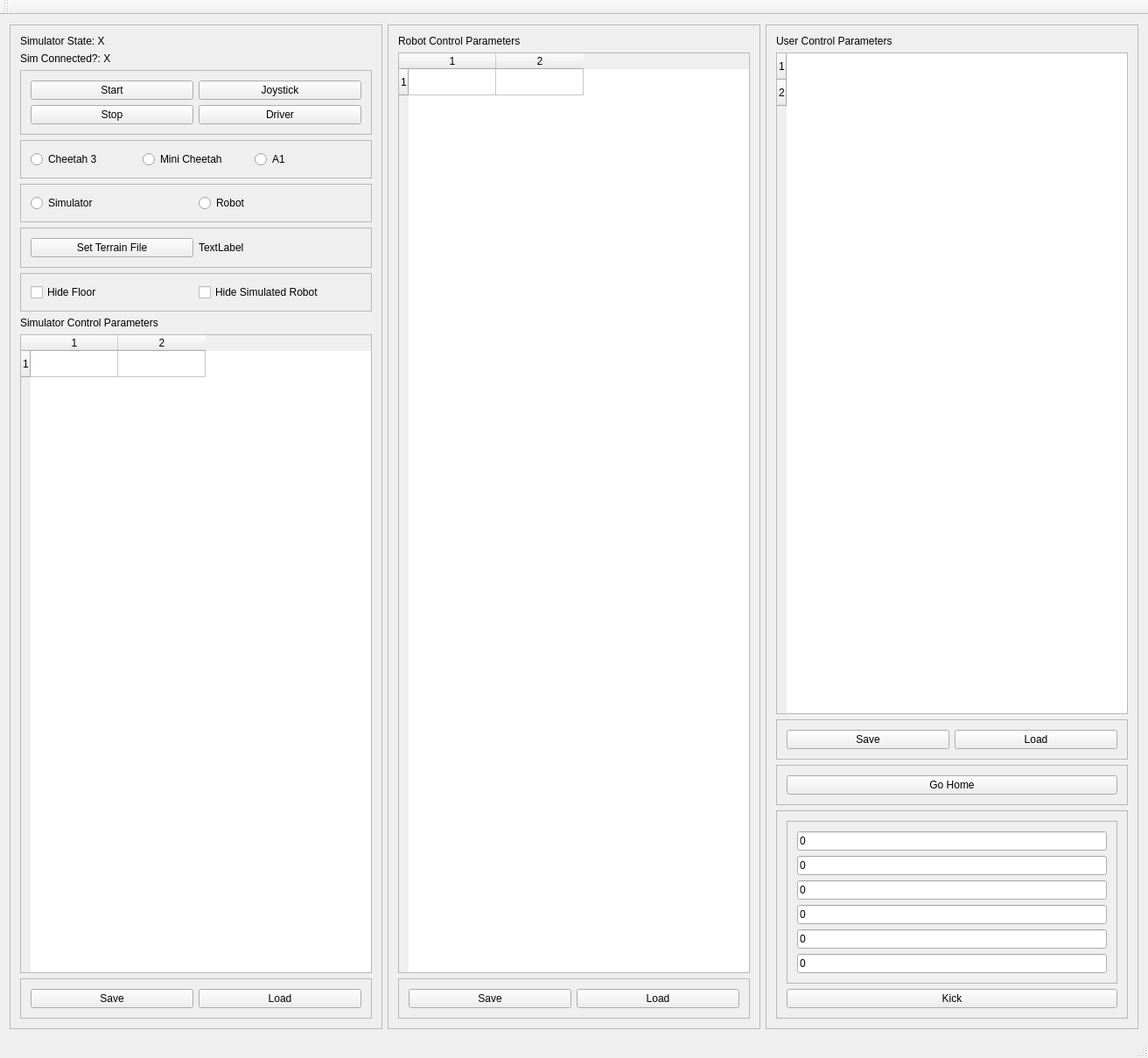
<?xml version="1.0" encoding="UTF-8"?>
<ui version="4.0">
 <class>SimControlPanel</class>
 <widget class="QMainWindow" name="SimControlPanel">
  <property name="geometry">
   <rect>
    <x>0</x>
    <y>0</y>
    <width>1312</width>
    <height>1209</height>
   </rect>
  </property>
  <property name="windowTitle">
   <string>SimControlPanel</string>
  </property>
  <widget class="QWidget" name="centralWidget">
   <layout class="QHBoxLayout" name="horizontalLayout_3">
    <item>
     <widget class="QFrame" name="frame_2">
      <property name="frameShape">
       <enum>QFrame::StyledPanel</enum>
      </property>
      <property name="frameShadow">
       <enum>QFrame::Raised</enum>
      </property>
      <layout class="QVBoxLayout" name="verticalLayout">
       <item>
        <widget class="QLabel" name="simulatorStateLabel">
         <property name="text">
          <string>Simulator State: X</string>
         </property>
        </widget>
       </item>
       <item>
        <widget class="QLabel" name="simulatorConnectedLabel">
         <property name="text">
          <string>Sim Connected?: X</string>
         </property>
        </widget>
       </item>
       <item>
        <widget class="QFrame" name="frame">
         <property name="frameShape">
          <enum>QFrame::StyledPanel</enum>
         </property>
         <property name="frameShadow">
          <enum>QFrame::Raised</enum>
         </property>
         <layout class="QGridLayout" name="gridLayout">
          <item row="0" column="0">
           <widget class="QPushButton" name="startButton">
            <property name="text">
             <string>Start</string>
            </property>
           </widget>
          </item>
          <item row="1" column="1">
           <widget class="QPushButton" name="driverButton">
            <property name="text">
             <string>Driver</string>
            </property>
           </widget>
          </item>
          <item row="0" column="1">
           <widget class="QPushButton" name="joystickButton">
            <property name="text">
             <string>Joystick</string>
            </property>
           </widget>
          </item>
          <item row="1" column="0">
           <widget class="QPushButton" name="stopButton">
            <property name="text">
             <string>Stop</string>
            </property>
           </widget>
          </item>
         </layout>
        </widget>
       </item>
       <item>
        <widget class="QFrame" name="frame_9">
         <property name="frameShape">
          <enum>QFrame::StyledPanel</enum>
         </property>
         <property name="frameShadow">
          <enum>QFrame::Raised</enum>
         </property>
         <layout class="QHBoxLayout" name="horizontalLayout_2">
          <item>
           <widget class="QRadioButton" name="cheetah3Button">
            <property name="text">
             <string>Cheetah 3</string>
            </property>
           </widget>
          </item>
          <item>
           <widget class="QRadioButton" name="miniCheetahButton">
            <property name="text">
             <string>Mini Cheetah</string>
            </property>
           </widget>
          </item>
          <item>
           <widget class="QRadioButton" name="A1Button">
            <property name="text">
             <string>A1</string>
            </property>
           </widget>
          </item>
         </layout>
        </widget>
       </item>
       <item>
        <widget class="QFrame" name="frame_10">
         <property name="frameShape">
          <enum>QFrame::StyledPanel</enum>
         </property>
         <property name="frameShadow">
          <enum>QFrame::Raised</enum>
         </property>
         <layout class="QHBoxLayout" name="horizontalLayout">
          <item>
           <widget class="QRadioButton" name="simulatorButton">
            <property name="text">
             <string>Simulator</string>
            </property>
           </widget>
          </item>
          <item>
           <widget class="QRadioButton" name="robotButton">
            <property name="text">
             <string>Robot</string>
            </property>
           </widget>
          </item>
         </layout>
        </widget>
       </item>
       <item>
        <widget class="QFrame" name="frame_13">
         <property name="frameShape">
          <enum>QFrame::StyledPanel</enum>
         </property>
         <property name="frameShadow">
          <enum>QFrame::Raised</enum>
         </property>
         <layout class="QHBoxLayout" name="horizontalLayout_4">
          <item>
           <widget class="QPushButton" name="setTerrainButton">
            <property name="text">
             <string>Set Terrain File</string>
            </property>
           </widget>
          </item>
          <item>
           <widget class="QLabel" name="terrainFileLabel">
            <property name="text">
             <string>TextLabel</string>
            </property>
           </widget>
          </item>
         </layout>
        </widget>
       </item>
       <item>
        <widget class="QFrame" name="frame_14">
         <property name="frameShape">
          <enum>QFrame::StyledPanel</enum>
         </property>
         <property name="frameShadow">
          <enum>QFrame::Raised</enum>
         </property>
         <layout class="QHBoxLayout" name="horizontalLayout_5">
          <item>
           <widget class="QCheckBox" name="hide_floor_checkbox">
            <property name="text">
             <string>Hide Floor</string>
            </property>
           </widget>
          </item>
          <item>
           <widget class="QCheckBox" name="hide_robot_checkbox">
            <property name="text">
             <string>Hide Simulated Robot</string>
            </property>
           </widget>
          </item>
         </layout>
        </widget>
       </item>
       <item>
        <widget class="QLabel" name="label">
         <property name="text">
          <string>Simulator Control Parameters</string>
         </property>
        </widget>
       </item>
       <item>
        <widget class="QTableWidget" name="simulatorTable">
         <property name="rowCount">
          <number>1</number>
         </property>
         <property name="columnCount">
          <number>2</number>
         </property>
         <row/>
         <column/>
         <column/>
        </widget>
       </item>
       <item>
        <widget class="QFrame" name="frame_6">
         <property name="frameShape">
          <enum>QFrame::StyledPanel</enum>
         </property>
         <property name="frameShadow">
          <enum>QFrame::Raised</enum>
         </property>
         <layout class="QGridLayout" name="gridLayout_3">
          <item row="0" column="1">
           <widget class="QPushButton" name="loadSimulatorButton">
            <property name="text">
             <string>Load</string>
            </property>
           </widget>
          </item>
          <item row="0" column="0">
           <widget class="QPushButton" name="saveSimulatorButton">
            <property name="text">
             <string>Save</string>
            </property>
           </widget>
          </item>
         </layout>
        </widget>
       </item>
      </layout>
     </widget>
    </item>
    <item>
     <widget class="QFrame" name="frame_5">
      <property name="frameShape">
       <enum>QFrame::StyledPanel</enum>
      </property>
      <property name="frameShadow">
       <enum>QFrame::Raised</enum>
      </property>
      <layout class="QVBoxLayout" name="verticalLayout_3">
       <item>
        <widget class="QLabel" name="label_2">
         <property name="text">
          <string>Robot Control Parameters</string>
         </property>
        </widget>
       </item>
       <item>
        <widget class="QTableWidget" name="robotTable">
         <property name="rowCount">
          <number>1</number>
         </property>
         <property name="columnCount">
          <number>2</number>
         </property>
         <row/>
         <column/>
         <column/>
        </widget>
       </item>
       <item>
        <widget class="QFrame" name="frame_4">
         <property name="frameShape">
          <enum>QFrame::StyledPanel</enum>
         </property>
         <property name="frameShadow">
          <enum>QFrame::Raised</enum>
         </property>
         <layout class="QGridLayout" name="gridLayout_2">
          <item row="0" column="1">
           <widget class="QPushButton" name="loadRobotButton">
            <property name="text">
             <string>Load</string>
            </property>
           </widget>
          </item>
          <item row="0" column="0">
           <widget class="QPushButton" name="saveRobotButton">
            <property name="text">
             <string>Save</string>
            </property>
           </widget>
          </item>
         </layout>
        </widget>
       </item>
      </layout>
     </widget>
    </item>
    <item>
     <widget class="QFrame" name="frame_3">
      <property name="frameShape">
       <enum>QFrame::StyledPanel</enum>
      </property>
      <property name="frameShadow">
       <enum>QFrame::Raised</enum>
      </property>
      <layout class="QVBoxLayout" name="verticalLayout_2">
       <item>
        <widget class="QLabel" name="label_3">
         <property name="text">
          <string>User Control Parameters</string>
         </property>
        </widget>
       </item>
       <item>
        <widget class="QTableWidget" name="userControlTable">
         <property name="rowCount">
          <number>2</number>
         </property>
         <property name="columnCount">
          <number>0</number>
         </property>
         <row/>
         <row/>
        </widget>
       </item>
       <item>
        <widget class="QFrame" name="frame_7">
         <property name="frameShape">
          <enum>QFrame::StyledPanel</enum>
         </property>
         <property name="frameShadow">
          <enum>QFrame::Raised</enum>
         </property>
         <layout class="QGridLayout" name="gridLayout_4">
          <item row="0" column="1">
           <widget class="QPushButton" name="loadUserButton">
            <property name="text">
             <string>Load</string>
            </property>
           </widget>
          </item>
          <item row="0" column="0">
           <widget class="QPushButton" name="saveUserButton">
            <property name="text">
             <string>Save</string>
            </property>
           </widget>
          </item>
         </layout>
        </widget>
       </item>
       <item>
        <widget class="QFrame" name="frame_8">
         <property name="frameShape">
          <enum>QFrame::StyledPanel</enum>
         </property>
         <property name="frameShadow">
          <enum>QFrame::Raised</enum>
         </property>
         <layout class="QVBoxLayout" name="verticalLayout_4">
          <item>
           <widget class="QPushButton" name="goHomeButton">
            <property name="text">
             <string>Go Home</string>
            </property>
           </widget>
          </item>
         </layout>
        </widget>
       </item>
       <item>
        <widget class="QFrame" name="frame_12">
         <property name="sizePolicy">
          <sizepolicy hsizetype="Expanding" vsizetype="Preferred">
           <horstretch>0</horstretch>
           <verstretch>0</verstretch>
          </sizepolicy>
         </property>
         <property name="frameShape">
          <enum>QFrame::StyledPanel</enum>
         </property>
         <property name="frameShadow">
          <enum>QFrame::Raised</enum>
         </property>
         <layout class="QGridLayout" name="gridLayout_6">
          <item row="0" column="0">
           <widget class="QFrame" name="frame_11">
            <property name="frameShape">
             <enum>QFrame::StyledPanel</enum>
            </property>
            <property name="frameShadow">
             <enum>QFrame::Raised</enum>
            </property>
            <layout class="QVBoxLayout" name="verticalLayout_6">
             <item>
              <widget class="QLineEdit" name="kickAngularX">
               <property name="sizePolicy">
                <sizepolicy hsizetype="Ignored" vsizetype="Fixed">
                 <horstretch>0</horstretch>
                 <verstretch>0</verstretch>
                </sizepolicy>
               </property>
               <property name="text">
                <string>0</string>
               </property>
              </widget>
             </item>
             <item>
              <widget class="QLineEdit" name="kickAngularY">
               <property name="sizePolicy">
                <sizepolicy hsizetype="Ignored" vsizetype="Fixed">
                 <horstretch>0</horstretch>
                 <verstretch>0</verstretch>
                </sizepolicy>
               </property>
               <property name="text">
                <string>0</string>
               </property>
              </widget>
             </item>
             <item>
              <widget class="QLineEdit" name="kickAngularZ">
               <property name="sizePolicy">
                <sizepolicy hsizetype="Ignored" vsizetype="Fixed">
                 <horstretch>0</horstretch>
                 <verstretch>0</verstretch>
                </sizepolicy>
               </property>
               <property name="text">
                <string>0</string>
               </property>
              </widget>
             </item>
             <item>
              <widget class="QLineEdit" name="kickLinearX">
               <property name="sizePolicy">
                <sizepolicy hsizetype="Minimum" vsizetype="Fixed">
                 <horstretch>0</horstretch>
                 <verstretch>0</verstretch>
                </sizepolicy>
               </property>
               <property name="text">
                <string>0</string>
               </property>
              </widget>
             </item>
             <item>
              <widget class="QLineEdit" name="kickLinearY">
               <property name="sizePolicy">
                <sizepolicy hsizetype="Minimum" vsizetype="Fixed">
                 <horstretch>0</horstretch>
                 <verstretch>0</verstretch>
                </sizepolicy>
               </property>
               <property name="text">
                <string>0</string>
               </property>
              </widget>
             </item>
             <item>
              <widget class="QLineEdit" name="kickLinearZ">
               <property name="sizePolicy">
                <sizepolicy hsizetype="Minimum" vsizetype="Fixed">
                 <horstretch>0</horstretch>
                 <verstretch>0</verstretch>
                </sizepolicy>
               </property>
               <property name="text">
                <string>0</string>
               </property>
              </widget>
             </item>
            </layout>
           </widget>
          </item>
          <item row="1" column="0">
           <widget class="QPushButton" name="kickButton">
            <property name="text">
             <string>Kick</string>
            </property>
           </widget>
          </item>
         </layout>
        </widget>
       </item>
      </layout>
     </widget>
    </item>
   </layout>
  </widget>
  <widget class="QMenuBar" name="menuBar">
   <property name="geometry">
    <rect>
     <x>0</x>
     <y>0</y>
     <width>1312</width>
     <height>22</height>
    </rect>
   </property>
  </widget>
  <widget class="QToolBar" name="mainToolBar">
   <attribute name="toolBarArea">
    <enum>TopToolBarArea</enum>
   </attribute>
   <attribute name="toolBarBreak">
    <bool>false</bool>
   </attribute>
  </widget>
  <widget class="QStatusBar" name="statusBar"/>
 </widget>
 <layoutdefault spacing="6" margin="11"/>
 <resources/>
 <connections/>
</ui>
